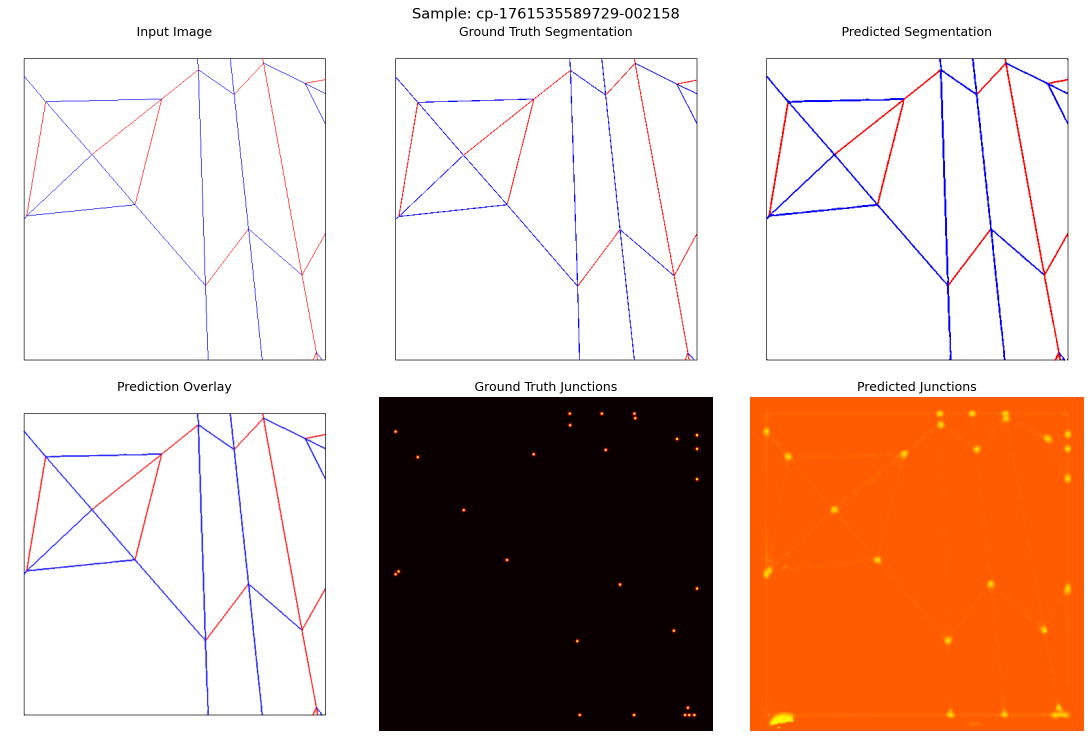
#> input picture visualizations/epoch11_predictions/cp-1761535589729-002158_prediction.png, 2182 x 1477 px (shown at 1/2 size)
$ python -i rectifier.py   (imports and definitions only)
#> lines starting #> are read from the running program, lines starting #| are printed output that depends on the picture
"""Square-domain preprocessing seam for Phase 5 inference."""

from __future__ import annotations

import math
from dataclasses import dataclass, field
from pathlib import Path
from typing import Literal

import cv2
import numpy as np
from PIL import Image, ImageOps

AlphaMattePolicy = Literal["auto", "white", "black"]


@dataclass(frozen=True)
class RectificationResult:
    """Canonical square image plus metadata about the preprocessing transform."""

    rectified_rgb: np.ndarray
    input_rgb: np.ndarray
    original_size: tuple[int, int]
    processed_size: tuple[int, int]
    homography_image_to_square: np.ndarray
    rectification_confidence: float
    alpha_matte_policy: str
    alpha_matte_rgb: tuple[int, int, int] | None
    padding_rgb: tuple[int, int, int]
    warnings: list[dict[str, object]] = field(default_factory=list)
    transform: dict[str, object] = field(default_factory=dict)

    # [14 lines left out: function metadata, not called in this run]


@dataclass(frozen=True)
class _PanelCandidate:
    quad: np.ndarray
    confidence: float
    method: str
    metrics: dict[str, object]


class SquareRectifier:
    """Phase 5 square-domain rectifier.

    This accepts a readable CP image supplied with `--rectified`, detects a
    visible crease-pattern panel when possible, and normalizes that panel to the
    model square. Fully automatic real-photo/document rectification remains a
    Phase 6 concern.
    """

    # [192 lines left out: functions __init__, rectify, _image_to_rgb, _detect_cp_panel, _is_full_frame_panel, _analysis_image, not called in this run]


def _edge_map(rgb: np.ndarray) -> np.ndarray:
    gray = cv2.cvtColor(rgb, cv2.COLOR_RGB2GRAY)
    gray = cv2.GaussianBlur(gray, (3, 3), 0)
    median = float(np.median(gray))
    lower = max(0, int(0.66 * median))
    upper = min(255, int(1.33 * median))
    edges = cv2.Canny(gray, lower, upper, apertureSize=3)
    if int(np.count_nonzero(edges)) < max(64, int(edges.size * 0.001)):
        edges = cv2.Canny(gray, 40, 140, apertureSize=3)
    return edges


# [368 lines left out: functions _quad_panel_candidates, _density_panel_candidate, _score_panel_quad, _warp_panel_to_square, _clip_quad, _source_crop_padding_px and 4 more, not called in this run]


def _clamp01(value: float) -> float:
    return max(0.0, min(1.0, float(value)))


# [82 lines left out: functions _choose_alpha_matte, _resize_and_pad, not called in this run]


def _dense_input_warning(rgb: np.ndarray) -> dict[str, object] | None:
    height, width = rgb.shape[:2]
    if width <= 0 or height <= 0:
        return None
    edges = _edge_map(rgb)
    edge_density = float(np.count_nonzero(edges)) / float(max(1, edges.size))
    min_side = min(width, height)
    lines = cv2.HoughLinesP(
        edges,
        rho=1,
        theta=np.pi / 180.0,
        threshold=max(24, int(min_side * 0.035)),
        minLineLength=max(16, int(min_side * 0.045)),
        maxLineGap=max(4, int(min_side * 0.010)),
    )
    line_count = 0
    line_length_density = 0.0
    if lines is not None:
        lengths = []
        for line in lines[:, 0, :]:
            x1, y1, x2, y2 = [int(value) for value in line]
            length = float(np.hypot(x2 - x1, y2 - y1))
            if length >= max(16.0, min_side * 0.045):
                lengths.append(length)
        line_count = len(lengths)
        line_length_density = float(np.sum(lengths)) / float(max(1, width * height))

    dense = (
        edge_density >= 0.11
        or line_count >= 260
        or (line_count >= 140 and line_length_density >= 0.30)
    )
    if not dense:
        return None
    return {
        "code": "dense_input_evidence",
        "message": (
            "The rectified input contains dense line evidence that may be outside "
            "the Phase 3 V1 1024px readable-geometry envelope."
        ),
        "severity": "warning",
        "details": {
            "edge_density": edge_density,
            "hough_line_count": int(line_count),
            "line_length_density": line_length_density,
            "image_size": [int(width), int(height)],
        },
    }


# [18 lines left out: functions _infer_padding_rgb, _border_pixels, not called in this run]


def _median_rgb(values: np.ndarray) -> tuple[int, int, int]:
    median = np.median(values.astype(np.float32), axis=0)
    return tuple(int(value) for value in np.rint(median).clip(0, 255))

>>> import cv2
>>> picture = cv2.cvtColor(cv2.imread('../../visualizations/epoch11_predictions/cp-1761535589729-002158_prediction.png'), cv2.COLOR_BGR2RGB)
>>> result = _dense_input_warning(picture)
#> in _edge_map, `gray = cv2.cvtColor(rgb, cv2.COLOR_RGB2GRAY)`:
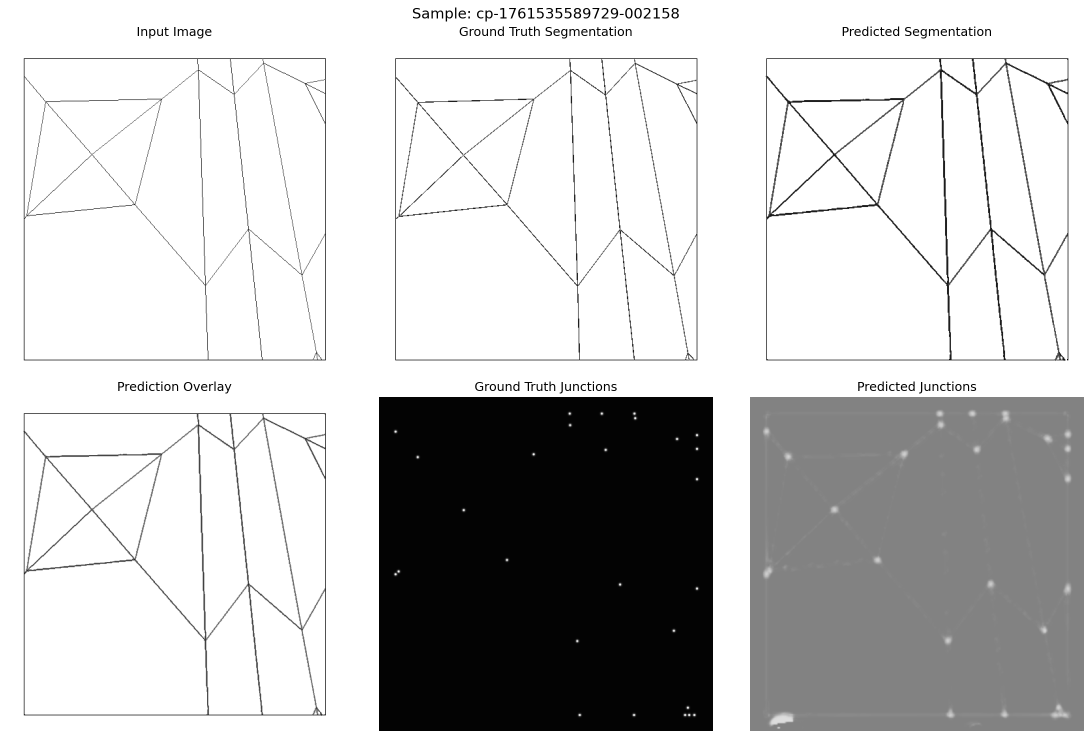
#> gray: shape (1477, 2182) (shown at 1/2 size); min 0, max 255, mean 198.6
#> in _edge_map, `median = float(np.median(gray))`: median = 255
#> in _edge_map, `lower = max(0, int(0.66 * median))`: lower = 168
#> in _edge_map, `upper = min(255, int(1.33 * median))`: upper = 255
#> in _edge_map, `edges = cv2.Canny(gray, lower, upper, apertureSize=3)`:
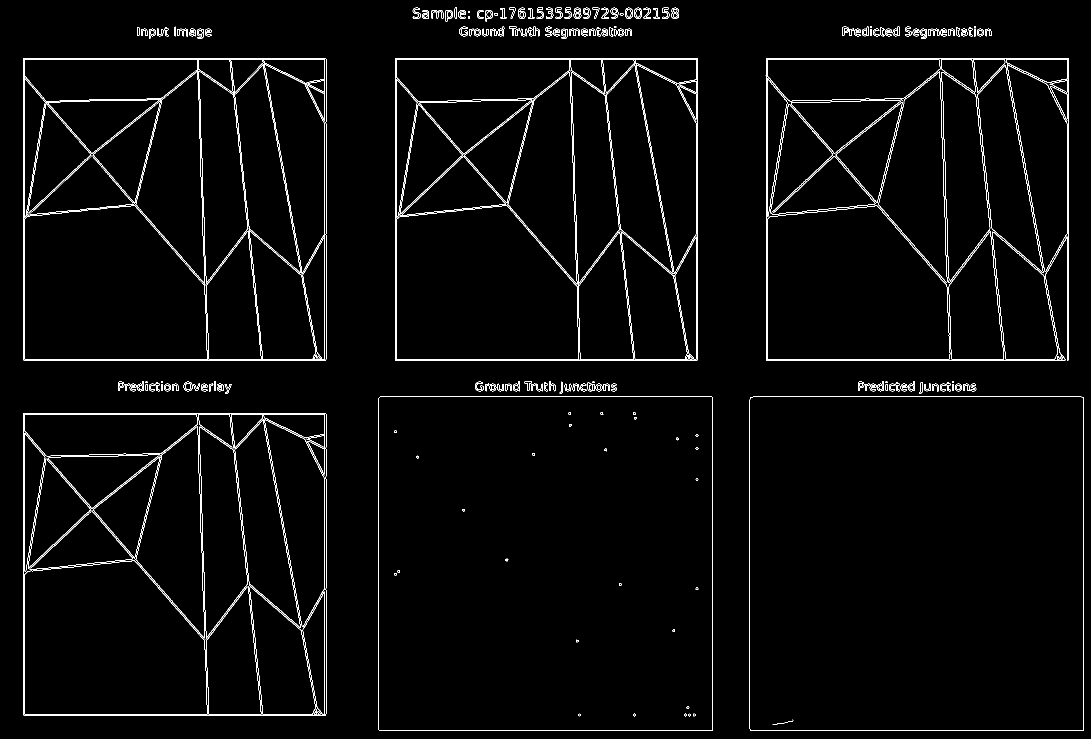
#> edges: shape (1477, 2182) (shown at 1/2 size); 2.3% white in thin lines or dots
#> in _dense_input_warning, `edge_density = float(np.count_nonzero(edges)) / float(max(1, edges.siz..`: edge_density = 0.0235
#> in _dense_input_warning, `lines = cv2.HoughLinesP( edges, rho=1, theta=np.pi / 180.0, threshold=..`: lines = 372 rows, first 6: [1532, 116, 2136, 116], [47, 118, 652, 118], [1536, 721, 2129, 721], [790, 718, 1395, 718], [49, 721, 49, 116], [1506, 793, 2162, 793]
#> the loop in _dense_input_warning, `for line in lines[:, 0, :]:` made 372 passes
#> (x1, y1, x2, y2, length) on passes 1 to 3: (1532, 116, 2136, 116, 604), (47, 118, 652, 118, 605), (1536, 721, 2129, 721, 593)
#> after the loop in _dense_input_warning, `for line in lines[:, 0, :]:`: lengths = 372 values, max 667 at index 6, min 67.01 at index 115, mean 211.8
#> in _dense_input_warning, `line_count = len(lengths)`: line_count = 372
#> in _dense_input_warning, `line_length_density = float(np.sum(lengths)) / float(max(1, width * he..`: line_length_density = 0.0244
#> in _dense_input_warning, `dense = ( edge_density >= 0.11 or line_count >= 260 or (line_count >= ..`: dense = True
#> result = 4 items

$ run again, on visualizations/epoch11_predictions/cp-1761580934054-022936_prediction.png
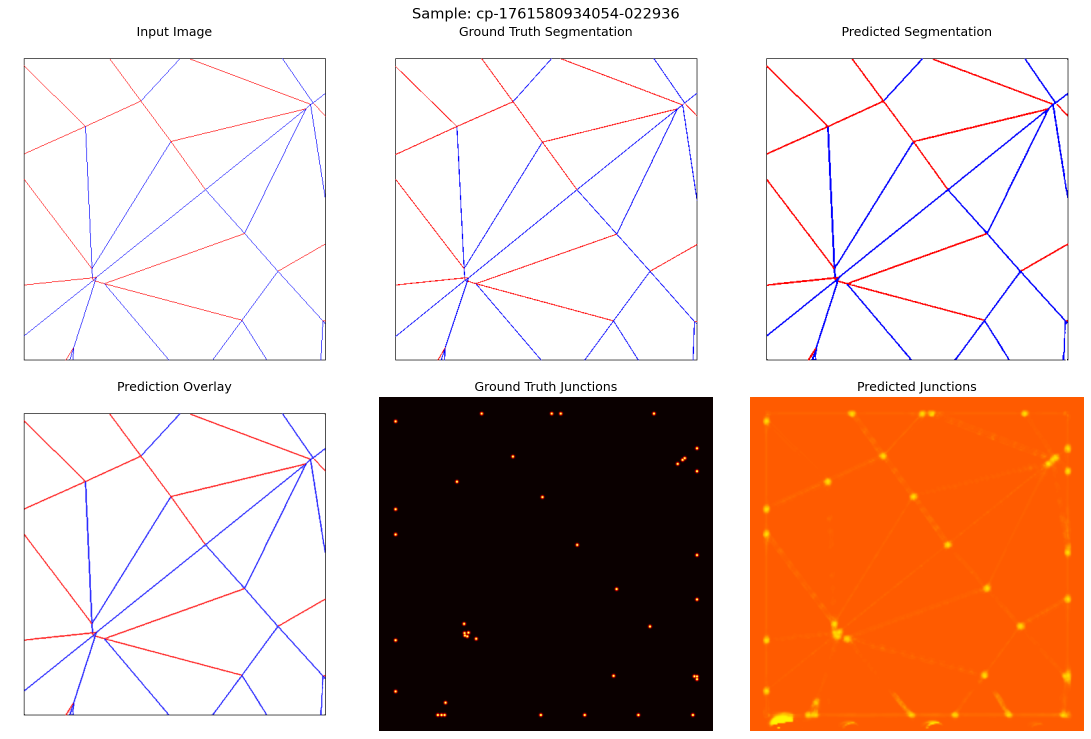
#> input picture visualizations/epoch11_predictions/cp-1761580934054-022936_prediction.png, 2182 x 1477 px (shown at 1/2 size)
#> in _edge_map, `gray = cv2.cvtColor(rgb, cv2.COLOR_RGB2GRAY)`:
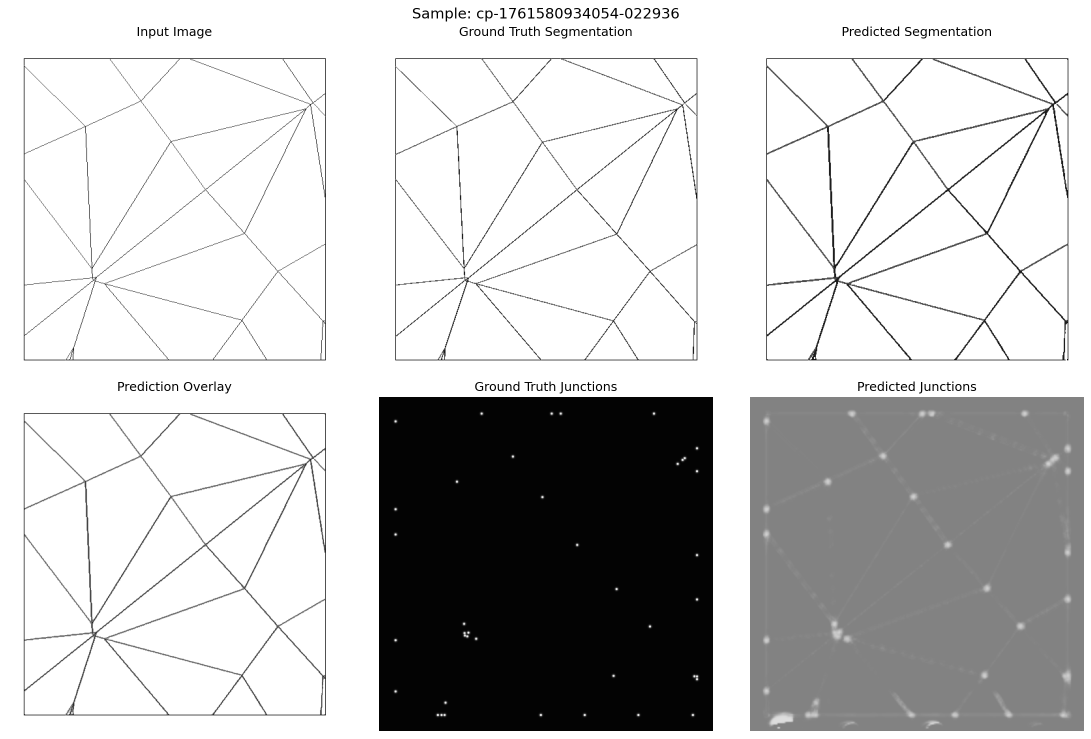
#> gray: shape (1477, 2182) (shown at 1/2 size); min 0, max 255, mean 198.3
#> median = 255
#> lower = 168
#> upper = 255
#> in _edge_map, `edges = cv2.Canny(gray, lower, upper, apertureSize=3)`:
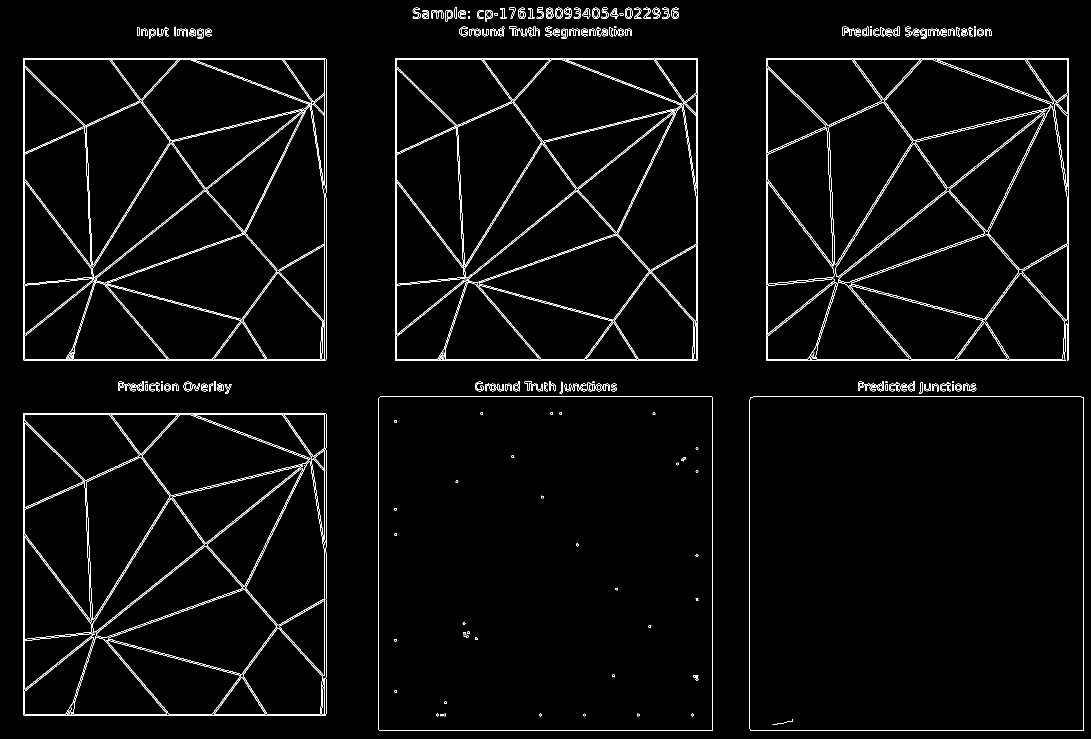
#> edges: shape (1477, 2182) (shown at 1/2 size); 2.7% white in thin lines or dots
#> edge_density = 0.0272
#> lines = 435 rows, first 6: [792, 721, 1392, 721], [47, 718, 652, 718], [1500, 1461, 2167, 1461], [47, 116, 651, 116], [760, 793, 1423, 793], [47, 118, 652, 118]
#> the loop in _dense_input_warning, `for line in lines[:, 0, :]:` made 435 passes
#> (x1, y1, x2, y2, length) on passes 1 to 3: (792, 721, 1392, 721, 600), (47, 718, 652, 718, 605), (1500, 1461, 2167, 1461, 667)
#> after the loop in _dense_input_warning, `for line in lines[:, 0, :]:`: lengths = 434 values, max 777.9 at index 15, min 67.01 at index 206, mean 222.2
#> line_count = 434
#> line_length_density = 0.0299
#> dense = True
#> result = 4 items

$ run again, on visualizations/epoch11_predictions/cp-1761592697746-054351_prediction.png
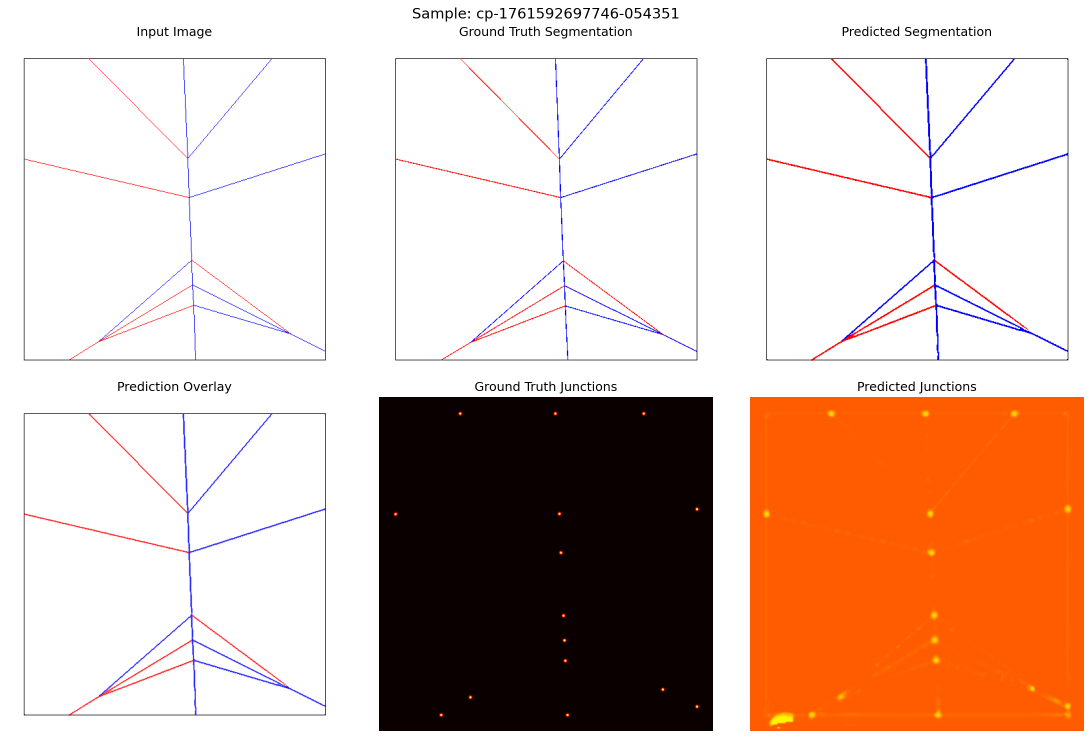
#> input picture visualizations/epoch11_predictions/cp-1761592697746-054351_prediction.png, 2182 x 1477 px (shown at 1/2 size)
#> in _edge_map, `gray = cv2.cvtColor(rgb, cv2.COLOR_RGB2GRAY)`:
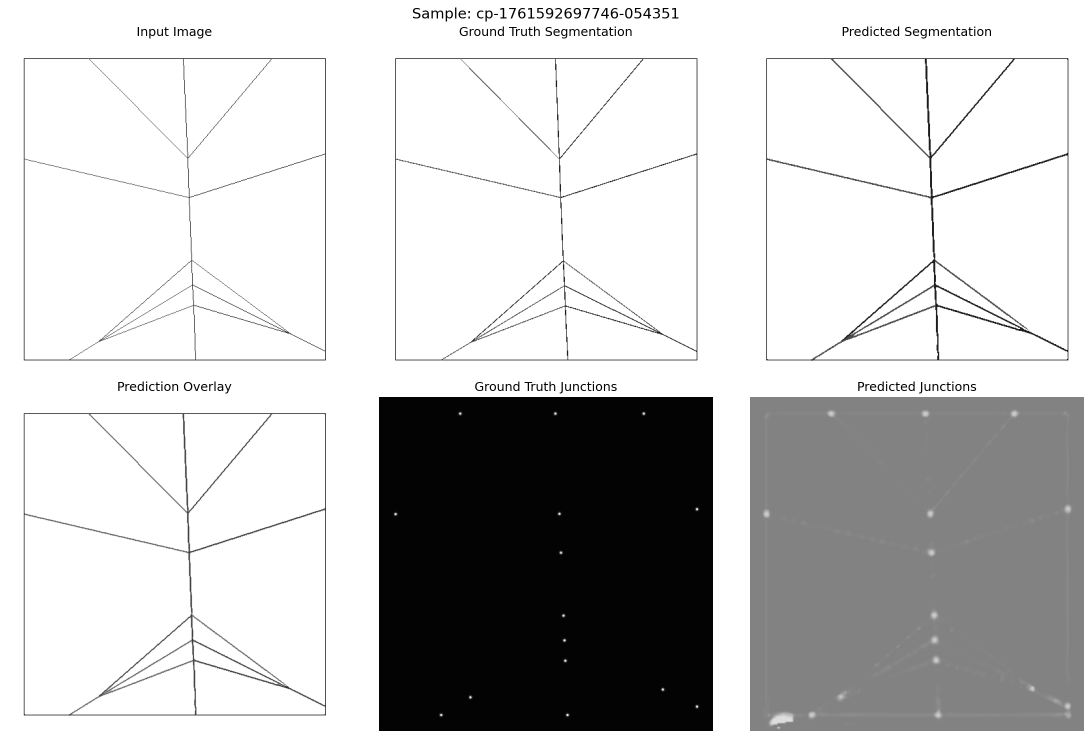
#> gray: shape (1477, 2182) (shown at 1/2 size); min 0, max 255, mean 199.4
#> median = 255
#> lower = 168
#> upper = 255
#> in _edge_map, `edges = cv2.Canny(gray, lower, upper, apertureSize=3)`:
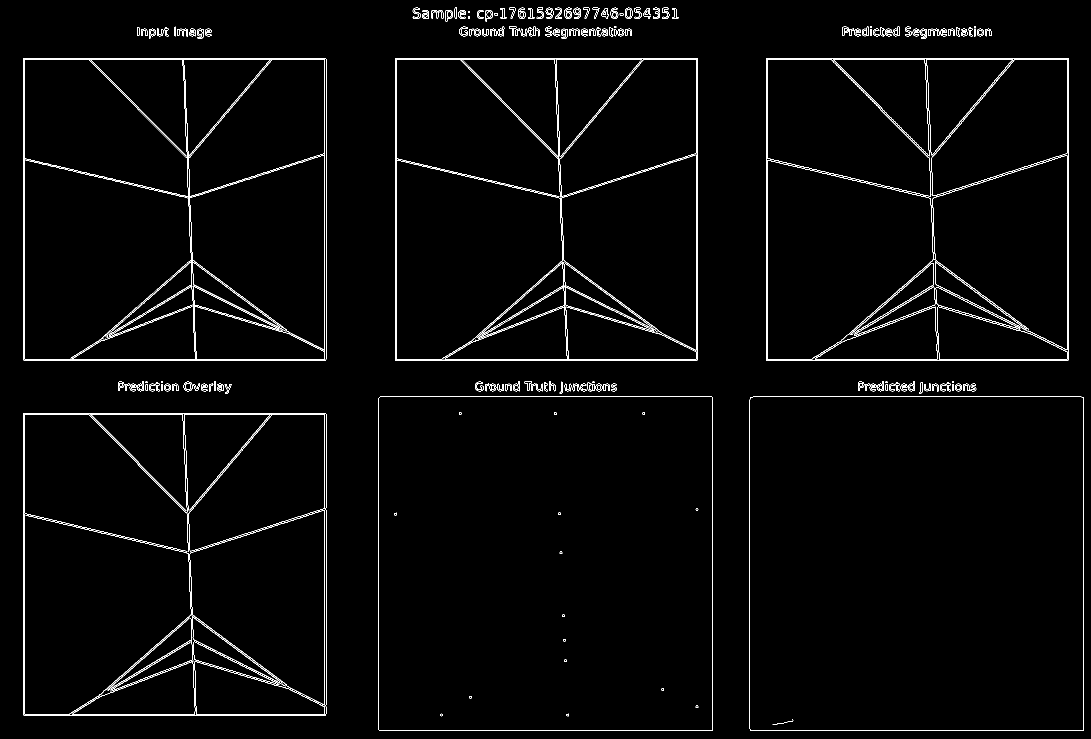
#> edges: shape (1477, 2182) (shown at 1/2 size); 2% white in thin lines or dots
#> edge_density = 0.0199
#> lines = 321 rows, first 6: [47, 116, 651, 116], [790, 718, 1395, 718], [649, 721, 649, 118], [47, 118, 652, 118], [760, 793, 1423, 793], [792, 721, 1392, 721]
#> the loop in _dense_input_warning, `for line in lines[:, 0, :]:` made 321 passes
#> (x1, y1, x2, y2, length) on passes 1 to 3: (47, 116, 651, 116, 604), (790, 718, 1395, 718, 605), (649, 721, 649, 118, 603)
#> after the loop in _dense_input_warning, `for line in lines[:, 0, :]:`: lengths = 320 values, max 667 at index 7, min 67.01 at index 270, mean 206.7
#> line_count = 320
#> line_length_density = 0.0205
#> dense = True
#> result = 4 items
